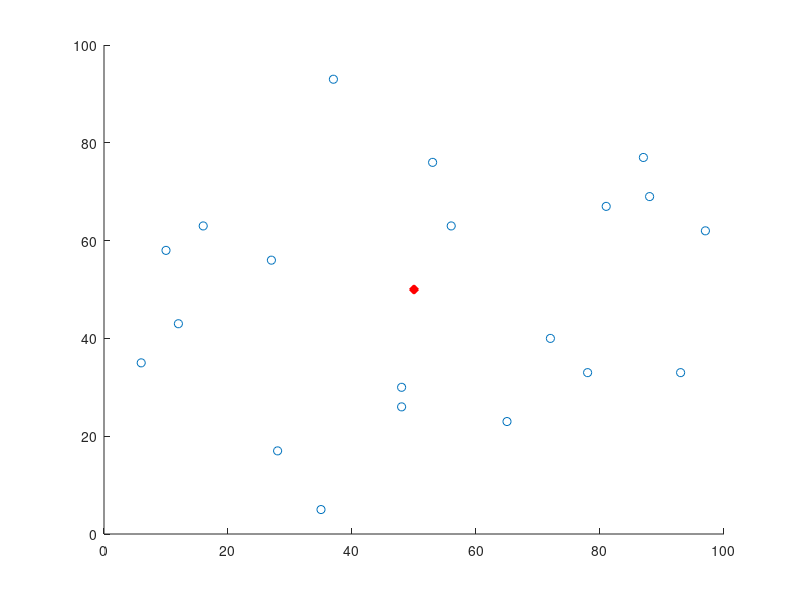
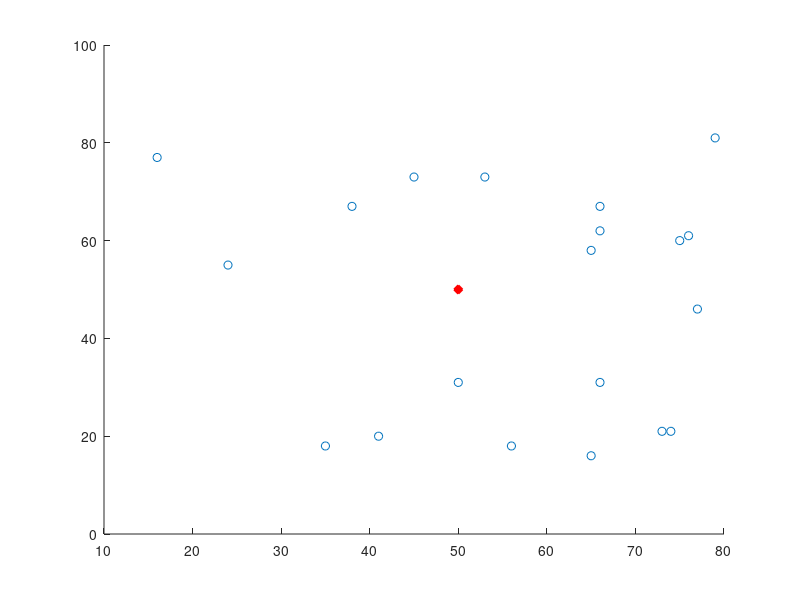
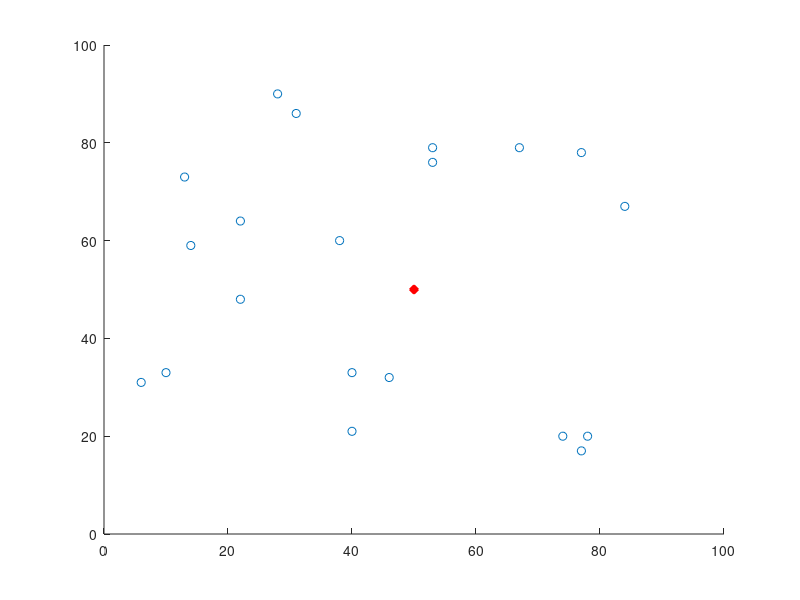
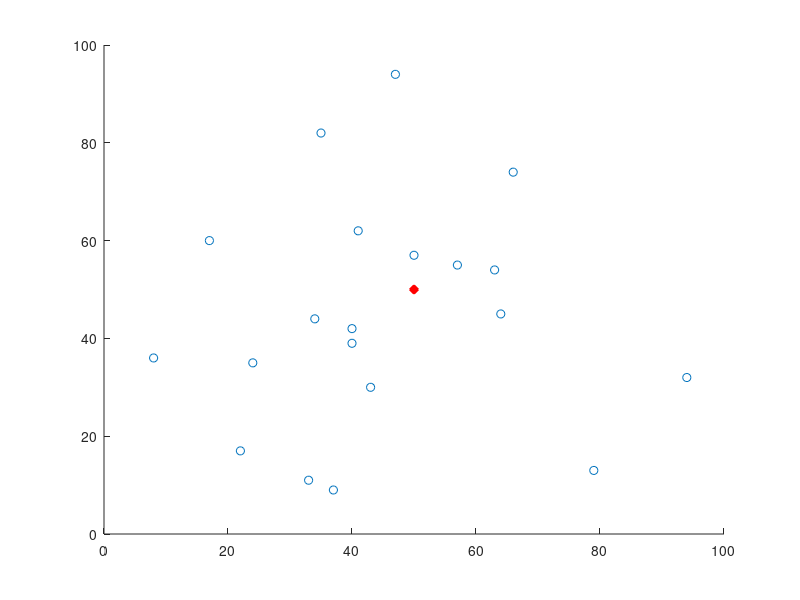

Here is the MATLAB script that generated these plots, in order: (Note: this script raises an error after producing the figures.)
clc;
clear all;
close all;

numberOfChildNodes = 0;
numberOfCollisions = 0;
xCoordinateMatrix = zeros(5,20);
yCoordinateMatrix = zeros(5,20);


for loopCounter = 1:5
numberOfChildNodes = 0;
addToVector = 1;
xChildNodes = [];
yChildNodes = [];
while (numberOfChildNodes < 20)
    if(isempty(xChildNodes))
        xCoordinate = randi(100,1,1);
        yCoordinate = randi(100,1,1);
        while(xCoordinate == 50 && yCoordinate == 50) 
            xCoordinate = randi(100,1,1);
            yCoordinate = randi(100,1,1);
        end
        distanceFromRoot = (xCoordinate - 50)^2 + (yCoordinate - 50)^2;
        while (distanceFromRoot > 49^2)
            xCoordinate = randi(100,1,1);
            yCoordinate = randi(100,1,1);
            while(xCoordinate == 50 && yCoordinate == 50) 
                xCoordinate = randi(100,1,1);
                yCoordinate = randi(100,1,1);
            end
            distanceFromRoot = (xCoordinate - 50)^2 + (yCoordinate - 50)^2;
        end
        xChildNodes = [xChildNodes xCoordinate];
        yChildNodes = [yChildNodes yCoordinate];
        numberOfChildNodes = numberOfChildNodes + 1;
        
    else
        xCoordinate = randi(100,1,1);
        yCoordinate = randi(100,1,1);
        while(xCoordinate == 50 && yCoordinate == 50) 
            xCoordinate = randi(100,1,1);
            yCoordinate = randi(100,1,1);
        end
        distanceFromRoot = (xCoordinate - 50)^2 + (yCoordinate - 50)^2;
        while (distanceFromRoot > 49^2)
            xCoordinate = randi(100,1,1);
            yCoordinate = randi(100,1,1);
            while(xCoordinate == 50 && yCoordinate == 50) 
                xCoordinate = randi(100,1,1);
                yCoordinate = randi(100,1,1);
            end
            distanceFromRoot = (xCoordinate - 50)^2 + (yCoordinate - 50)^2;
        end
        
        for i = 1:length(xChildNodes)
            if(xChildNodes(i) == xCoordinate && yChildNodes(i) == yCoordinate)
                addToVector = 0;
                break;
            end
        end
        if(addToVector == 1 && distanceFromRoot < 49^2)
            xChildNodes = [xChildNodes xCoordinate];
            yChildNodes = [yChildNodes yCoordinate];
        else
            while (addToVector == 0 && distanceFromRoot > 49^2)
                addToVector = 1;
                xCoordinate = randi(100,1,1);
                yCoordinate = randi(100,1,1);
                for i = 1:length(xChildNodes)
                    if(xChildNodes(i) == xCoordinate && yChildNodes(i) == yCoordinate)
                        addToVector = 0;
                    break;
                    end
                end
                distanceFromRoot = (xCoordinate - 50)^2 + (yCoordinate - 50)^2;
            end
            xChildNodes = [xChildNodes xCoordinate];
            yChildNodes = [yChildNodes yCoordinate];
        end
        numberOfChildNodes = numberOfChildNodes + 1;
    end
end
xCoordinateMatrix(loopCounter,:) = xChildNodes;
yCoordinateMatrix(loopCounter,:) = yChildNodes;
% numberOfTransmitters = randi(5,1,1);
% 
% xTransmitters = [];
% yTransmitters = [];
% 
% transmitterCount = 0;
% addToTransmittersVector = 1;
% 
% while (transmitterCount < numberOfTransmitters)
%     i = randi(length(xChildNodes),1,1);
%     if(isempty(xTransmitters))
%         xTransmitters = [xTransmitters xChildNodes(i)];
%         yTransmitters = [yTransmitters yChildNodes(i)];
%     else
%         for j = 1:length(xTransmitters)
%             if(xTransmitters(j) == xChildNodes(i) && yTransmitters(j) == yChildNodes(i))
%                 addToTransmitterVector = 0;
%                 break;
%             end
%         end
%         if(addToTransmittersVector == 1)
%             xTransmitters = [xTransmitters xChildNodes(i)];
%             yTransmitters = [yTransmitters yChildNodes(i)];
%         else
%             while(addToTransmitterVector == 0)
%                 i = randi(length(xChildNodes),1,1);
%                 addToTransmitterVector = 1;
%                 for j = 1:length(xTransmitters)
%                      if(xTransmitters(j) == xChildNodes(i) && yTransmitters(j) == yChildNodes(i))
%                         addToTransmitterVector = 0;
%                         break;
%                      end
%                 end
%             end
%             xTransmitters = [xTransmitters xChildNodes(i)];
%             yTransmitters = [yTransmitters yChildNodes(i)];
%         end
%     end
%     transmitterCount = transmitterCount + 1;
% end
% 
% for i = 1:length(xTransmitters)
%    for j = i+1:length(xTransmitters)
%         distanceBetweenTransmitters = (xTransmitters(i) - xTransmitters(j))^2 + (yTransmitters(i) - yTransmitters(j))^2;
%         if(distanceBetweenTransmitters < 49^2)
%             numberOfCollisions = numberOfCollisions + 1;
%          end
%     end
% end

figure();
hold on;
scatter(xChildNodes,yChildNodes);
scatter([50],[50],'d','MarkerEdgeColor','r','MarkerFaceColor','r','LineWidth',1.5);
%scatter(xTransmitters,yTransmitters,'s','MarkerEdgeColor','r');
hold off;

end

xSingleChannelNetwork = zeros(1,100);
ySingleChannelNetwork = zeros(1,100);
numberOfClusterheads = 4;
addToClusterheadsVector = 1;
xClusterheads = [];
yClusterheads = [];
clusterheadCount = 0;

while (clusterheadCount < numberOfClusterheads)
    i = randi(length(xCoordinateMatrix(1,:)),1,1);
    if(isempty(xClusterheads))
        xClusterheads = [xClusterheads xCoordinateMatrix(1,i)];
        yClusterheads = [yClusterheads yCoordinateMatrix(1,i)];
    else
        for j = 1:length(xClusterheads)
            if(xClusterheads(j) == xCoordinateMatrix(1,i) && yClusterheads(j) == yCoordinateMatrix(1,i))
                addToClusterheadsVector = 0;
                break;
            end
        end
        if(addToClusterheadsVector == 1)
            xClusterheads = [xClusterheads xCoordinateMatrix(1,i)];
            yClusterheads = [yClusterheads yCoordinateMatrix(1,i)];
        else
            while(addToClusterheadsVector == 0)
                i = randi(length(xCoordinateMatrix(1,:)),1,1);
                addToClusterheadsVector = 1;
                for j = 1:length(xClusterheads)
                     if(xClusterheads(j) == xCoordinateMatrix(1,i) && yClusterheads(j) == yCoordinateMatrix(1,i))
                        addToClusterheadsVector = 0;
                        break;
                     end
                end
            end
            xClusterheads = [xClusterheads xCoordinateMatrix(1,i)];
            yClusterheads = [yClusterheads yCoordinateMatrix(1,i)];
        end
    end
    clusterheadCount = clusterheadCount + 1;
end

k = 0;
for j = 1:5
    for i = 1:length(xCoordinateMatrix(j,:))
        k = k+1;
        if(j==1)
            xSingleChannelNetwork(k) = (200 + (xCoordinateMatrix(j,i) - 50));
            ySingleChannelNetwork(k) = (200 + (yCoordinateMatrix(j,i) - 50));
        else
            xSingleChannelNetwork(k) = (200+(xClusterheads(j-1)-50) + (xCoordinateMatrix(j,i) - 50));
            ySingleChannelNetwork(k) = (200+(yClusterheads(j-1)-50) + (yCoordinateMatrix(j,i) - 50));
        end
    end
end

xSingleChannelNetwork = reshape(xSingleChannelNetwork,5,20);
ySingleChannelNetwork = reshape(ySingleChannelNetwork,5,20);
colors = ['r','b','c','m','g'];
figure();
hold on;
for i = 1:5
scatter(xSingleChannelNetwork(i,:),ySingleChannelNetwork(i,:),colors(i));
end
scatter([200],[200],'d','MarkerEdgeColor',colors(1),'MarkerFaceColor',colors(1),'LineWidth',1.5);
for i =1:4
scatter(xClusterheads(i) + 150,yClusterheads(i) + 150,'d','MarkerEdgeColor',colors(i+1),'MarkerFaceColor',colors(i+1),'LineWidth',1.5);
circle(xClusterheads(i)+150,yClusterheads(i)+150,49);
end

hold off;


numberOfCollisionsClusters = 0;
numberOfCollisionsSingleChannel = 0;
collisionClusters = zeros(1,80);
collisionClustersCheck = zeros(1,80);
xtransmitterMatrix = zeros(5,5);
collisionSingleChannel = zeros(1,80);
collisionSingleChannelCheck = zeros(1,80);
for loopCounter = 1:80
    numberOfCollisionsClusters = 0;
    numberOfCollisionsSingleChannel = 0;
    xTransmitterMatrix = zeros(5,5);
    yTransmitterMatrix = zeros(5,5);
    xSingleChannelTransmitter = zeros(1,25);
    ySingleChannelTransmitter = zeros(1,25);
    collisionClustersCheck = zeros(1,80);
    collisionSingleChannelCheck = zeros(1,80);
    for loopCounter2 = 1:5
     numberOfTransmitters = randi(5,1,1);

     xTransmitters = [];
     yTransmitters = [];

    transmitterCount = 0;
    addToTransmittersVector = 1;
    
    while (transmitterCount < numberOfTransmitters)
        i = randi(length(xCoordinateMatrix(loopCounter2,:)),1,1);
        if(isempty(xTransmitters))
            xTransmitters = [xTransmitters xCoordinateMatrix(loopCounter2,i)];
            yTransmitters = [yTransmitters yCoordinateMatrix(loopCounter2,i)];
        else
            for j = 1:length(xTransmitters)
                if(xTransmitters(j) == xCoordinateMatrix(loopCounter2,i) && yTransmitters(j) == yCoordinateMatrix(loopCounter2,i))
                    addToTransmitterVector = 0;
                    break;
                end
            end
            if(addToTransmittersVector == 1)
                xTransmitters = [xTransmitters xCoordinateMatrix(loopCounter2,i)];
                yTransmitters = [yTransmitters yCoordinateMatrix(loopCounter2,i)];
            else
                while(addToTransmitterVector == 0)
                    i = randi(length(xCoordinateMatrix(loopCounter2,:)),1,1);
                    addToTransmitterVector = 1;
                    for j = 1:length(xTransmitters)
                         if(xTransmitters(j) == xCoordinateMatrix(loopCounter2,i) && yTransmitters(j) == yCoordinateMatrix(loopCounter2,i))
                                addToTransmitterVector = 0;
                                break;
                         end
                    end
                end
                xTransmitters = [xTransmitters xCoordinateMatrix(loopCounter2,i)];
                yTransmitters = [yTransmitters yCoordinateMatrix(loopCounter2,i)];
            end
        end
        transmitterCount = transmitterCount + 1;
    end
    
    for i = 1:length(xTransmitters)
       for j = i+1:length(xTransmitters)
           if(xTransmitters(j) ~= 0 && yTransmitters(j) ~= 0)
                distanceBetweenTransmitters = (xTransmitters(i) - xTransmitters(j))^2 + (yTransmitters(i) - yTransmitters(j))^2;
                if(distanceBetweenTransmitters < 49^2)
                    collisionClustersCheck(i) = 1;
                    collisionClustersCheck(j) = 1;
                    numberOfCollisionsClusters = numberOfCollisionsClusters + 1;
                    break;
                end
           end
        end
    end
    
    numberOfCollisionsClusters = sum(collisionClustersCheck);
    collisionClusters(loopCounter) = collisionClusters(loopCounter) +numberOfCollisionsClusters;
    xTransmitterMatrix(loopCounter2,:) = [xTransmitters zeros(1,5-length(xTransmitters))];
    yTransmitterMatrix(loopCounter2,:) = [yTransmitters zeros(1,5-length(yTransmitters))];
    end
    k = 0;
    for j = 1:5
        for i = 1:length(xTransmitterMatrix(j,:))
            k = k+1;
            if(j==1)
                xSingleChannelTransmitter(k) = (200 + (xTransmitterMatrix(j,i) - 50));
                ySingleChannelTransmitter(k) = (200 + (yTransmitterMatrix(j,i) - 50));
            else
                xSingleChannelTransmitter(k) = (200+(xClusterheads(j-1)-50) + (xTransmitterMatrix(j,i) - 50));
                ySingleChannelTransmitter(k) = (200+(yClusterheads(j-1)-50) + (yTransmitterMatrix(j,i) - 50));
            end
        end
    end
    for loop1 = 1:length(xSingleChannelTransmitter)
       for loop2 = loop1+1:length(xSingleChannelTransmitter)
           if(xSingleChannelTransmitter(loop2)~=0 && ySingleChannelTransmitter(loop2)~=0 )
                distanceBetweenTransmitters = (xSingleChannelTransmitter(loop1) - xSingleChannelTransmitter(loop2))^2 + (ySingleChannelTransmitter(loop1) - ySingleChannelTransmitter(loop2))^2;
                if(distanceBetweenTransmitters < 49^2)
                    collisionSingleChannelCheck(loop1) = 1;
                    collisionSingleChannelCheck(loop2) = 1;
                    numberOfCollisionsSingleChannel = numberOfCollisionsSingleChannel + 1;
                    break;
                end
           end
       end
    end
    numberOfCollisionsSingleChannel = sum(collisionSingleChannelCheck);
    collisionSingleChannel(loopCounter) = collisionSingleChannel(loopCounter) + numberOfCollisionsSingleChannel;
end

figure();
plot(0:79,collisionSingleChannel,0:79,collisionClusters);
axis([0 80 0 30]);
title('Packet Collisions vs Time')
xlabel('Time')
ylabel('Number of Packets that Collide');
legend('Collisions on Single Channel','Collisions on Different Channels');
ylabel('Number of Packets that collide');
